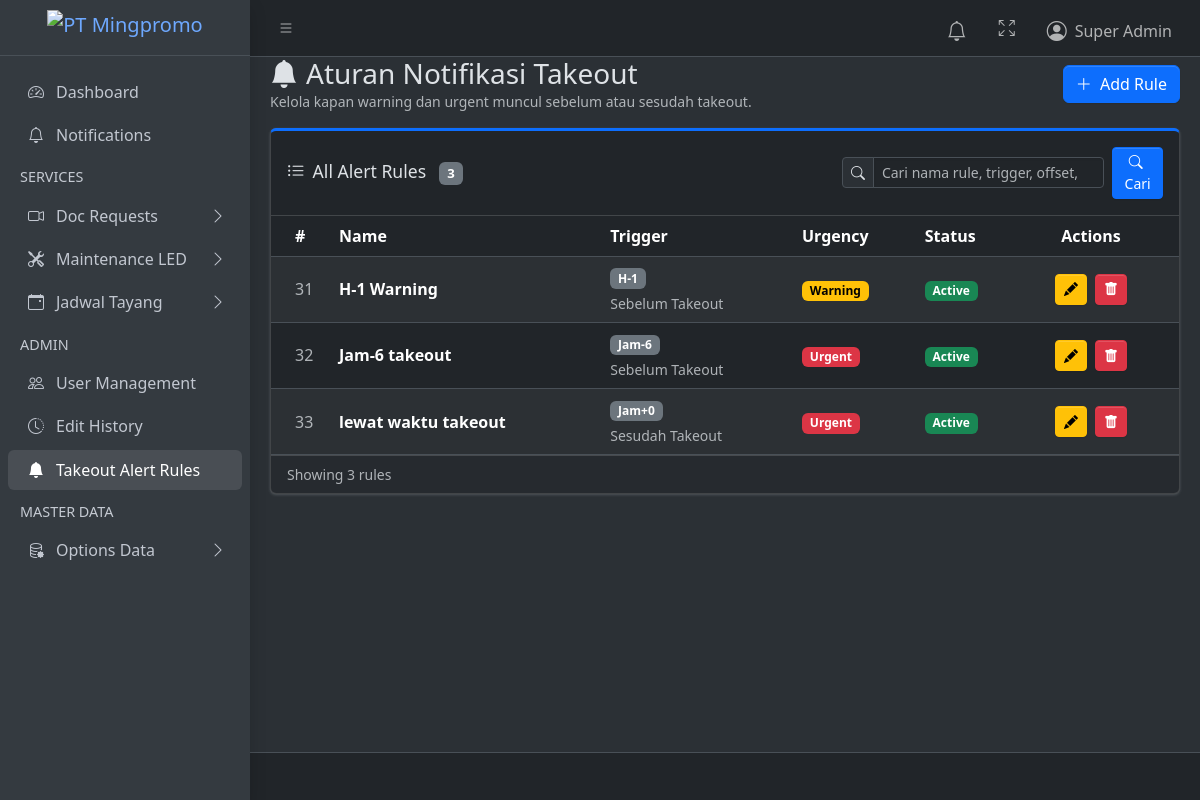
The app's page /notifications/rules/ (signed in) with its own data.
### products/models.py (models this page shows, shortened)
class TakeoutAlertRule(models.Model):
    class TriggerDirection(models.TextChoices):
        BEFORE = "BEFORE", "Sebelum Takeout"
        AFTER = "AFTER", "Sesudah Takeout"
    class OffsetUnit(models.TextChoices):
        DAY = "DAY", "Hari"
        HOUR = "HOUR", "Jam"
    class Urgency(models.TextChoices):
        WARNING = "WARNING", "Warning"
        URGENT = "URGENT", "Urgent"
    name = models.CharField(max_length=150, unique=True)
    trigger_direction = models.CharField(
        max_length=10,
        choices=TriggerDirection.choices,
        default=TriggerDirection.BEFORE,
    )
    offset_unit = models.CharField(max_length=10, choices=OffsetUnit.choices)
    offset_value = models.PositiveIntegerField()
    lead_minutes = models.PositiveIntegerField(default=0, editable=False)
    urgency = models.CharField(max_length=10, choices=Urgency.choices)
    is_active = models.BooleanField(default=True)
    created_at = models.DateTimeField(auto_now_add=True)
    updated_at = models.DateTimeField(auto_now=True)
    class Meta:
        ordering = ["-is_active", "-lead_minutes", "urgency", "name"]
        verbose_name = "Takeout Alert Rule"
        verbose_name_plural = "Takeout Alert Rules"
    def offset_display(self):
        sign = "-" if self.trigger_direction == self.TriggerDirection.BEFORE else "+"
        if self.offset_unit == self.OffsetUnit.DAY:
            return f"H{sign}{self.offset_value}"
        return f"Jam{sign}{self.offset_value}"

### products/views.py (the view, shortened to what this page needs)
# urls.py: path("notifications/rules/", views.takeout_alert_rule_list, name="takeout_alert_rule_list"),
@admin_required
def takeout_alert_rule_list(request):
    search_query = _get_search_query(request)
    rules = TakeoutAlertRule.objects.all()
    return render(request, "products/takeout_alert_rule_list.html", {
        "rules": rules,
        **_search_context(request, "Cari nama rule, trigger, offset, atau urgency"),
    })

### products/views.py (called while the page is built)
def _is_admin(user):
    return user.is_superuser or user.groups.filter(name="admin").exists()

def _get_search_query(request):
    return request.GET.get("q", "").strip()

def _search_context(request, placeholder):
    params = request.GET.copy()
    params.pop("page", None)
    search_query = _get_search_query(request)
    return {
        "search_query": search_query,
        "search_active": bool(search_query),
        "search_placeholder": placeholder,
        "page_query": params.urlencode(),
    }

def admin_required(view_func):
    @wraps(view_func)
    @login_required
    def wrapper(request, *args, **kwargs):
        if not _is_admin(request.user):
            return _forbidden_response(request, "Halaman ini hanya bisa diakses oleh Admin.")
        return view_func(request, *args, **kwargs)
    return wrapper

### products/templates/products/takeout_alert_rule_list.html (shortened to what this page needs)
{% extends "layouts/base.html" %}
{% block content %}
<div class="d-flex justify-content-between align-items-center mb-3">
  <div>
    <h3 class="mb-0"><i class="bi bi-bell-fill me-2"></i>Aturan Notifikasi Takeout</h3>
    <p class="text-muted mb-0 small">Kelola kapan warning dan urgent muncul sebelum atau sesudah takeout.</p>
  </div>
  <button type="button" class="btn btn-primary" onclick="loadModal('{% url 'takeout_alert_rule_create' %}')">
    <i class="bi bi-plus-lg me-1"></i> Add Rule
  </button>
</div>
<div class="card card-primary card-outline">
  <div class="card-header">
    <div class="d-flex flex-column flex-lg-row align-items-lg-center justify-content-between gap-3">
      <h3 class="card-title mb-0">
        <i class="bi bi-list-ul me-2"></i>All Alert Rules
        <span class="badge bg-secondary ms-2">{{ rules|length }}</span>
      </h3>
      {% include "products/_table_search.html" %}
    </div>
  </div>
  <div class="card-body p-0 table-responsive">
    <table class="table table-striped table-hover align-middle mb-0">
      <thead>
        <tr>
          <th style="width:60px">#</th>
          <th>Name</th>
          <th>Trigger</th>
          <th>Urgency</th>
          <th>Status</th>
          <th style="width:160px" class="text-center">Actions</th>
        </tr>
      </thead>
      <tbody>
        {% for rule in rules %}
        <tr>
          <td class="text-muted">{{ rule.id }}</td>
          <td class="fw-semibold">{{ rule.name }}</td>
          <td>
            <span class="badge text-bg-secondary">{{ rule.offset_display }}</span>
            <div class="small text-muted mt-1">{{ rule.get_trigger_direction_display }}</div>
          </td>
          <td>
            <span class="badge text-bg-{% if rule.urgency == 'URGENT' %}danger{% else %}warning{% endif %}">
              {{ rule.get_urgency_display }}
            </span>
          </td>
          <td>
            {% if rule.is_active %}
            <span class="badge text-bg-success">Active</span>
            {% else %}
            <span class="badge text-bg-secondary">Inactive</span>
            {% endif %}
          </td>
          <td class="text-center">
            <button type="button" class="btn btn-sm btn-warning me-1" onclick="loadModal('{% url 'takeout_alert_rule_edit' rule.id %}')">
              <i class="bi bi-pencil-fill"></i>
            </button>
            <button type="button" class="btn btn-sm btn-danger" onclick="loadModal('{% url 'takeout_alert_rule_delete' rule.id %}')">
              <i class="bi bi-trash-fill"></i>
            </button>
          </td>
        </tr>
        {% endfor %}
      </tbody>
    </table>
  </div>
  {% if rules %}
  <div class="card-footer text-muted small">
    Showing {{ rules|length }} rule{{ rules|length|pluralize }}{% if search_active %} for "{{ search_query }}"{% endif %}
  </div>
  {% endif %}
</div>
{% endblock %}

### products/templates/layouts/base.html (shortened to what this page needs)
{% load static %}
<!doctype html>
<html lang="en" data-bs-theme="dark">
<head>
  <link rel="stylesheet" href="https://cdn.jsdelivr.net/npm/@fontsource/source-sans-3@5.0.12/index.css"
 />
  <link rel="stylesheet" href="https://cdn.jsdelivr.net/npm/overlayscrollbars@2.11.0/styles/overlayscrollbars.min.css"
 />
  <link rel="stylesheet" href="https://cdn.jsdelivr.net/npm/bootstrap-icons@1.13.1/font/bootstrap-icons.min.css"
 />
  <link rel="stylesheet" href="{% static 'AdminLTE4/dist/css/adminlte.min.css' %}" />
  <link href="https://cdn.jsdelivr.net/npm/select2@4.1.0-rc.0/dist/css/select2.min.css" rel="stylesheet" />
  <link href="https://cdn.jsdelivr.net/npm/select2-bootstrap-5-theme@1.3.0/dist/select2-bootstrap-5-theme.min.css" rel="stylesheet" />
</head>
<body class="layout-fixed sidebar-mini sidebar-expand-lg {% if request.resolver_match.url_name == 'dashboard' %}sidebar-collapse{% else %}sidebar-open{% endif %} bg-body-tertiary">
  <div class="app-wrapper">
    {% include "layouts/header.html" %}
    {% include "layouts/sidebar.html" %}
    <main class="app-main">
      <div class="app-content">
        <div class="container-fluid">
          {% block content %}{% endblock %}
        </div>
      </div>
    </main>
    <footer class="app-footer">
    </footer>
  </div>
  <div id="urgent-toast-container" class="toast-container position-fixed top-0 end-0 p-3" style="z-index: 1090;"></div>
</body>
</html>

### products/templates/layouts/header.html (shortened to what this page needs)
<nav class="app-header navbar navbar-expand bg-body">
  <div class="container-fluid">
    <ul class="navbar-nav">
      <li class="nav-item">
        <a class="nav-link" data-lte-toggle="sidebar" href="#" role="button">
          <i class="bi bi-list"></i>
        </a>
      </li>
    </ul>
    <ul class="navbar-nav ms-auto">
      <li class="nav-item dropdown" id="notification-center" data-summary-url="{% url 'notification_summary' %}">
        <a href="#" class="nav-link position-relative" data-bs-toggle="dropdown" aria-expanded="false">
          <i class="bi bi-bell fs-5"></i>
        </a>
      </li>
      <li class="nav-item">
        <a class="nav-link" href="#" data-lte-toggle="fullscreen">
          <i data-lte-icon="maximize" class="bi bi-arrows-fullscreen"></i>
        </a>
      </li>
      <li class="nav-item dropdown user-menu">
        <a href="#" class="nav-link dropdown-toggle" data-bs-toggle="dropdown">
          <span class="d-flex align-items-center gap-2">
            <i class="bi bi-person-circle fs-5"></i>
            <span class="d-none d-md-inline">
              {{ user.get_full_name|default:user.username }}
            </span>
          </span>
        </a>
      </li>
    </ul>
  </div>
</nav>

### products/templates/layouts/sidebar.html (shortened to what this page needs)
{% load static %}
<aside class="app-sidebar bg-body-secondary shadow" data-bs-theme="dark">
  <div class="sidebar-brand">
    <a href="{% url 'dashboard' %}" class="brand-link d-flex align-items-center px-3 py-2">
      <img src="{% static 'mingpromo-logo.png' %}" alt="PT Mingpromo"
        style="height:36px; width:auto; object-fit:contain; max-width:160px;" />
    </a>
  </div>
  <div class="sidebar-wrapper">
    <nav class="mt-2">
      <ul class="nav sidebar-menu flex-column" data-lte-toggle="treeview" role="navigation" aria-label="Main navigation"
        data-accordion="false">
        <li class="nav-item">
          <a href="{% url 'dashboard' %}"
            class="nav-link {% if request.resolver_match.url_name == 'dashboard' %}active{% endif %}">
            <i class="nav-icon bi bi-speedometer2"></i>
            <p>Dashboard</p>
          </a>
        </li>
        <li class="nav-item">
          <a href="{% url 'notification_list' %}"
            class="nav-link {% if request.resolver_match.url_name == 'notification_list' %}active{% endif %}">
            <i class="nav-icon bi bi-bell"></i>
            <p>Notifications</p>
          </a>
        </li>
        <li class="nav-header">SERVICES</li>
        <li
          class="nav-item {% if request.resolver_match.url_name in 'doc_request_list,doc_request_create,doc_request_detail,doc_request_delete' %}menu-open{% endif %}">
          <a href="#"
            class="nav-link {% if request.resolver_match.url_name in 'doc_request_list,doc_request_create,doc_request_detail,doc_request_delete' %}active{% endif %}">
            <i class="nav-icon bi bi-camera-video"></i>
            <p>
              Doc Requests
            </p>
          </a>
        </li>
        <li
          class="nav-item {% if request.resolver_match.url_name in 'maint_request_list,maint_request_create,maint_request_detail,maint_request_delete' %}menu-open{% endif %}">
          <a href="#"
            class="nav-link {% if request.resolver_match.url_name in 'maint_request_list,maint_request_create,maint_request_detail,maint_request_delete' %}active{% endif %}">
            <i class="nav-icon bi bi-tools"></i>
            <p>
              Maintenance LED
            </p>
          </a>
        </li>
        <li
          class="nav-item {% if request.resolver_match.url_name in 'jadwal_tayang_list,jadwal_tayang_report,jadwal_tayang_create,jadwal_tayang_detail,jadwal_tayang_delete' %}menu-open{% endif %}">
          <a href="#"
            class="nav-link {% if request.resolver_match.url_name in 'jadwal_tayang_list,jadwal_tayang_report,jadwal_tayang_create,jadwal_tayang_detail,jadwal_tayang_delete' %}active{% endif %}">
            <i class="nav-icon bi bi-calendar-event"></i>
            <p>
              Jadwal Tayang
            </p>
          </a>
        </li>
        {% if user.is_superuser or user.groups.all.0.name == "admin" %}
        <li class="nav-header">ADMIN</li>
        <li class="nav-item">
          <a href="{% url 'user_list' %}"
            class="nav-link {% if request.resolver_match.url_name in 'user_list,user_create,user_edit,user_delete' %}active{% endif %}">
            <i class="nav-icon bi bi-people"></i>
            <p>User Management</p>
          </a>
        </li>
        <li class="nav-item">
          <a href="{% url 'edit_history_list' %}"
            class="nav-link {% if request.resolver_match.url_name == 'edit_history_list' %}active{% endif %}">
            <i class="nav-icon bi bi-clock-history"></i>
            <p>Edit History</p>
          </a>
        </li>
        <li class="nav-item">
          <a href="{% url 'takeout_alert_rule_list' %}"
            class="nav-link {% if request.resolver_match.url_name in 'takeout_alert_rule_list,takeout_alert_rule_create,takeout_alert_rule_edit,takeout_alert_rule_delete' %}active{% endif %}">
            <i class="nav-icon bi bi-bell-fill"></i>
            <p>Takeout Alert Rules</p>
          </a>
        </li>
        <li class="nav-header">MASTER DATA</li>
        <li
          class="nav-item {% if request.resolver_match.url_name in 'master_data_list,master_data_create,master_data_edit,master_data_delete' %}menu-open{% endif %}">
          <a href="#"
            class="nav-link {% if request.resolver_match.url_name in 'master_data_list,master_data_create,master_data_edit,master_data_delete' %}active{% endif %}">
            <i class="nav-icon bi bi-database-gear"></i>
            <p>
              Options Data
            </p>
          </a>
        </li>
        {% endif %}
      </ul>
    </nav>
  </div>
</aside>

### products/templates/products/_table_search.html (shortened to what this page needs)
<form method="get" class="d-flex flex-column flex-md-row align-items-md-center gap-2">
  <div class="input-group input-group-sm">
    <span class="input-group-text">
      <i class="bi bi-search"></i>
    </span>
    <input
      type="search"
      name="q"
      class="form-control"
      value="{{ search_query }}"
      placeholder="{{ search_placeholder|default:'Cari data...' }}"
      aria-label="Cari data"
    >
  </div>
  <div class="d-flex gap-2">
    <button type="submit" class="btn btn-sm btn-primary">
      <i class="bi bi-search me-1"></i>Cari
    </button>
  </div>
</form>

### records on screen
TakeoutAlertRule: id "31", name "H-1 Warning", offset_display "H-1", trigger_direction "Sebelum Takeout", urgency "Warning", is_active "Active"
TakeoutAlertRule: id "32", name "Jam-6 takeout", offset_display "Jam-6", trigger_direction "Sebelum Takeout", urgency "Urgent", is_active "Active"
TakeoutAlertRule: id "33", name "lewat waktu takeout", offset_display "Jam+0", trigger_direction "Sesudah Takeout", urgency "Urgent", is_active "Active"

### other values on screen
{{ user.get_full_name|default:user.username }} "Super Admin"
{{ rules|length }} "3"
